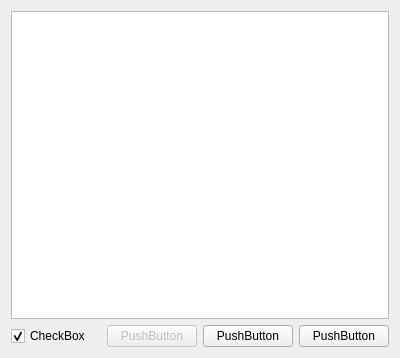
<?xml version="1.0" encoding="UTF-8"?>
<ui version="4.0">
 <class>MatrixC</class>
 <widget class="QDialog" name="MatrixC">
  <property name="geometry">
   <rect>
    <x>0</x>
    <y>0</y>
    <width>400</width>
    <height>358</height>
   </rect>
  </property>
  <property name="windowTitle">
   <string>Dialog</string>
  </property>
  <layout class="QGridLayout" name="gridLayout">
   <item row="1" column="0">
    <layout class="QHBoxLayout" name="horizontalLayout">
     <item>
      <widget class="QCheckBox" name="mirror">
       <property name="text">
        <string>CheckBox</string>
       </property>
       <property name="checked">
        <bool>true</bool>
       </property>
      </widget>
     </item>
     <item>
      <widget class="QPushButton" name="next">
       <property name="enabled">
        <bool>false</bool>
       </property>
       <property name="minimumSize">
        <size>
         <width>90</width>
         <height>0</height>
        </size>
       </property>
       <property name="maximumSize">
        <size>
         <width>90</width>
         <height>16777215</height>
        </size>
       </property>
       <property name="text">
        <string>PushButton</string>
       </property>
      </widget>
     </item>
     <item>
      <widget class="QPushButton" name="btnClean">
       <property name="minimumSize">
        <size>
         <width>90</width>
         <height>0</height>
        </size>
       </property>
       <property name="maximumSize">
        <size>
         <width>90</width>
         <height>16777215</height>
        </size>
       </property>
       <property name="text">
        <string>PushButton</string>
       </property>
      </widget>
     </item>
     <item>
      <widget class="QPushButton" name="btnCancel">
       <property name="minimumSize">
        <size>
         <width>90</width>
         <height>0</height>
        </size>
       </property>
       <property name="maximumSize">
        <size>
         <width>90</width>
         <height>16777215</height>
        </size>
       </property>
       <property name="text">
        <string>PushButton</string>
       </property>
      </widget>
     </item>
    </layout>
   </item>
   <item row="0" column="0">
    <widget class="QTreeView" name="matrixC"/>
   </item>
  </layout>
 </widget>
 <resources/>
 <connections>
  <connection>
   <sender>mirror</sender>
   <signal>toggled(bool)</signal>
   <receiver>next</receiver>
   <slot>setDisabled(bool)</slot>
   <hints>
    <hint type="sourcelabel">
     <x>22</x>
     <y>335</y>
    </hint>
    <hint type="destinationlabel">
     <x>307</x>
     <y>334</y>
    </hint>
   </hints>
  </connection>
 </connections>
</ui>
